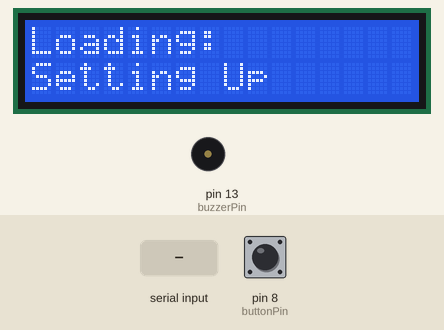
Simulated run of this sketch. Board: Arduino Mega 2560, built with avr-gcc and run on an emulated ATmega2560. Parts: 16×2 character LCD, buzzer (waves = sounding, pin HIGH). Inputs (shaded band) come from the test bench; at power-on: pin 8 (buttonPin) LOW. The local clock reads 2024-03-15 10:24:30 at power-on unless the sketch sets it; what the sketch prints to the serial monitor is not drawn.

Above: at 0.8 s.
0.9 s: "," received over the second serial link
At 3.1 s:
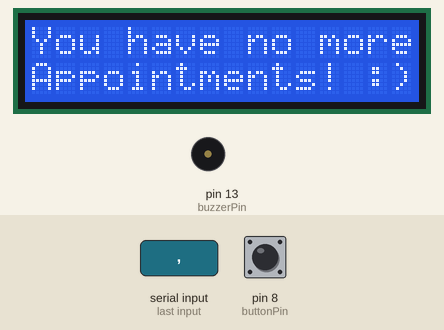
3.4 s: pin 8 (buttonPin) pulled HIGH for 0.15 s
At 3.8 s:
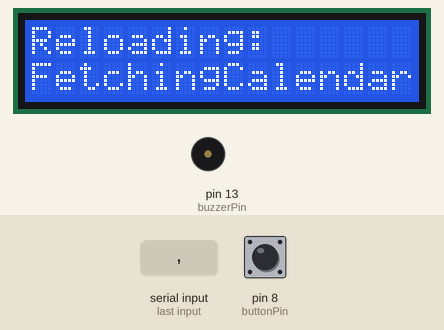
6.5 s: pin 8 (buttonPin) pulled HIGH for 3.2 s
At 10.7 s:
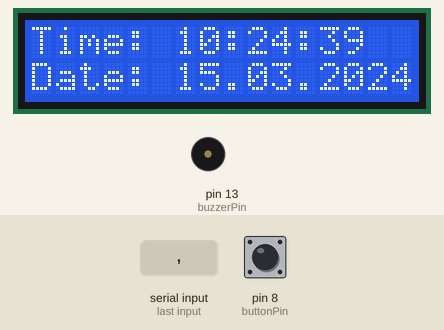
12.7 s: pin 8 (buttonPin) driven HIGH
15.7 s: "1,90\n" received over the second serial link
At 16.0 s:
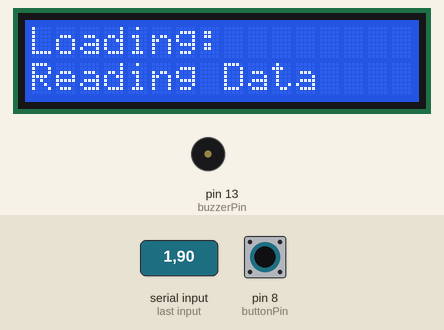
18.7 s: "0" received over the second serial link
Timing chart, 0 to 21.7 s (numbered marks = the images above; inputs shaded):
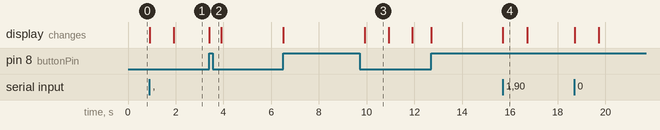

The sketch:

Mega2560.ino
```cpp
#include <SoftwareSerial.h>
#include <DS3231.h>
#include <LiquidCrystal.h>

//Init Button
const int buttonPin = 8;
int buttonState = 0;

//INIT PBUZZER
const int buzzerPin = 13;
bool appointmentAlarm = false;

//Init LCD Display
const int rs = 2, en = 3, d4 = 4, d5 = 5, d6 = 6, d7 = 7;
LiquidCrystal lcd(rs, en, d4, d5, d6, d7);

//Init ESP
SoftwareSerial esp(12, 11); //RX, TX of ESP-01 is wired to D11, D12 pins respectively
String aptmts[] = {"", "", "", "", "", "", "", "", "", ""};
String nextTime = "Loading:";
String nextEvent = "Setting Up";

//Init Real Time Clock
DS3231 rtc(SDA, SCL);

//SOME TIMING CONSTANTS
const unsigned long eventInterval = 1000;
int timeCount = 0; unsigned long prevTime = 0;
bool displayEvents = true;
bool receivingData = true;

void setup() {
  Serial.begin(115200);

  //ESP-01 Module
  esp.begin(115200);
  esp.write("r");

  //RTC Module
  rtc.begin();
// uncomment this to set the time on your RTC module for the first time
//  rtc.setDOW(FRIDAY);  rtc.setTime(16, 53, 40);  rtc.setDate(11, 12, 2020);

  //LCD Display
  lcd.begin(16, 2);
  lcd.print(nextTime);
  lcd.setCursor(0, 1); lcd.print(nextEvent);

  //Button input
  pinMode(buttonPin, INPUT);
  //BUZZER OUTPUT
  pinMode(buzzerPin, OUTPUT);

  Serial.println("Set up complete.");
  while (!esp.available());
}


void loop() {
  unsigned long currTime = millis();

  if (esp.available()) readAndStoreData();
  determineNextAppointment();

  //DETERMINING IF 5 MINUTES BEFORE APPOINTMENT TIME
  if (nextTime != "You have no more") appointmentAlarm = checkAlarm(nextTime, String(rtc.getTimeStr()));
  if (appointmentAlarm) signalAlarm();

  displayEventOrDT(currTime);

  //LISTENING TO REFRESH BUTTON
  buttonState = digitalRead(buttonPin);
  if (buttonState == HIGH) {
    displayContent("Reloading:", "FetchingCalendar");
    esp.write("r");
  }
}


//AUXILIARY FUNCTIONS###################################################################################################

void displayEventOrDT(unsigned long currTime) { //DISPLAYING EVENTS AND TIME/DATE PERIODICALLY
    if (currTime - prevTime >= eventInterval) { //every 1 second
    if (displayEvents) displayContent(nextTime, nextEvent);
    else displayContent("Time: " + String(rtc.getTimeStr()), "Date: " + String(rtc.getDateStr()));
    timeCount++;
    if (timeCount == 5) {
      displayEvents = !displayEvents;
      timeCount = 0;
    }
    prevTime = currTime;
    }
}


void determineNextAppointment() { //ITERATING OVER APPOINTMENTS ARRAY AND DETERMINING WHAT TO DISPLAY
  bool broken = false;
  for (int i = 0; i < 10; i++) {
    String appointment = aptmts[i];
    if (appointment != "") {
      if (checkAppointment(String(rtc.getTimeStr()), appointment.substring(6, 11))) {
        nextTime = appointment.substring(0, 11);
        nextEvent = appointment.substring(11);
        broken = true;
        break;
      }
    }
  }
  if (!broken) {
    nextTime = "You have no more";
    nextEvent = "Appointments! :)";
  }
}


void readAndStoreData() {
  displayContent("Loading:", "Reading Data");
  String payload = "";
  while (esp.available())payload = esp.readString();
  int left = 0, openIndex = 0;
  for (int i = 0; i < payload.length(); i++) {
    if (payload[i] == ',') {
      aptmts[openIndex] = payload.substring(left, i);
      openIndex++;
      left = i + 1;
    }
  }
}


void displayContent(String line1, String line2) {
  lcd.clear(); lcd.print(line1);
  lcd.setCursor(0, 1); lcd.print(line2);
}


void signalAlarm() {
  for (int i = 0; i < 500; i++) {
    digitalWrite(buzzerPin, HIGH);
    delay(1);
    digitalWrite(buzzerPin, LOW);
    delay(1);
  }
  for (int i = 0; i < 500; i++) {
    digitalWrite(buzzerPin, HIGH);
    delay(2);
    digitalWrite(buzzerPin, LOW);
    delay(2);
  }
}


bool checkAlarm(String apptmtTime, String currTime) {
  int apptmthr = (apptmtTime[0] == '0') ? apptmtTime.substring(1, 2).toInt() : apptmtTime.substring(0, 2).toInt();
  int apptmtmin = (apptmtTime[3] == '0') ? apptmtTime.substring(4).toInt() : apptmtTime.substring(3).toInt();
  int currhr = (currTime[0] == '0') ? currTime.substring(1, 2).toInt() : currTime.substring(0, 2).toInt();
  int currmin = (currTime[3] == '0') ? currTime.substring(4, 5).toInt() : currTime.substring(3, 5).toInt();
  int currsec = (currTime[6] == '0') ? currTime.substring(7).toInt() : currTime.substring(6).toInt();
  return (currhr == apptmthr && apptmtmin - currmin == 5 && currsec == 0);
}


bool checkAppointment(String now, String appointment) {
  int nowHour, appHour;
  if (now[0] == '0')nowHour = now.substring(1, 2).toInt();
  else nowHour = now.substring(0, 2).toInt();
  int nowMinutes = now.substring(3, 5).toInt();
  if (appointment[0] == '0')appHour = appointment.substring(1, 2).toInt();
  else appHour = appointment.substring(0, 2).toInt();
  int appMinutes = appointment.substring(3, 5).toInt();
  return (nowHour < appHour || (nowHour == appHour && nowMinutes < appMinutes));
}
```

Measured:
- after the input at 0.9 s, the display: first changes at once (image 1 shows a later state)
- after the input at 3.4 s, the display: changes at once (image 2)
- after the input at 15.7 s, the display: changes at once (image 4)
- what the display in image 3 shows lasts 1.0 s, from 9.9 s to 10.9 s
